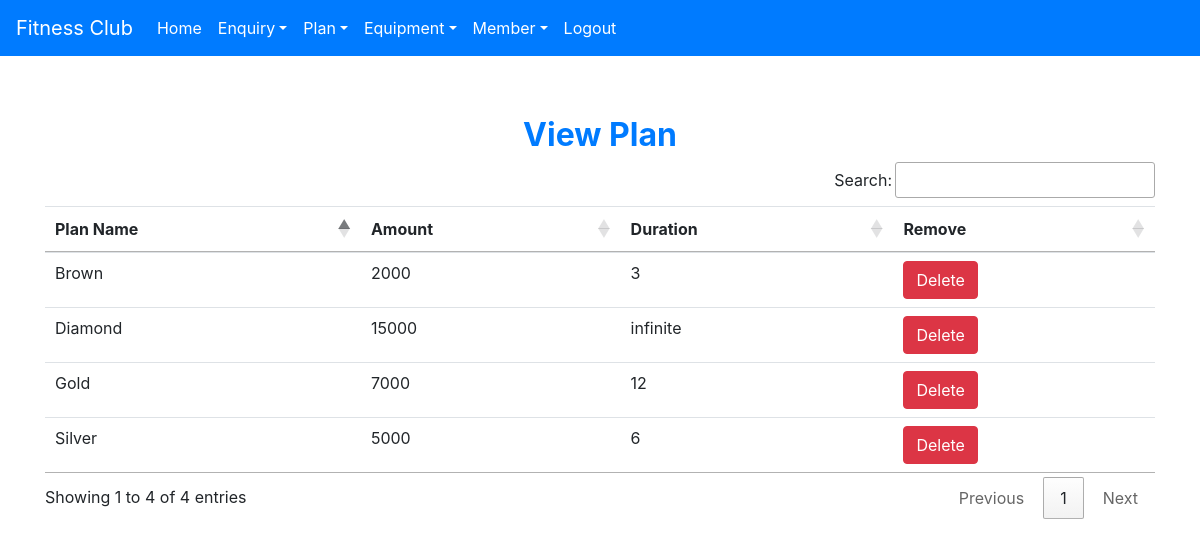
The app's page /view_plan (signed in) with its own data.
### gym/models.py (models this page shows, shortened)
class Plan(models.Model):
    name = models.CharField(max_length=50)
    amount = models.CharField(max_length=10)
    duration = models.CharField(max_length=10)

### gym/views.py (the view)
# urls.py: path('view_plan', View_Plan, name='view_plan'),
def View_Plan(request):
    if not request.user.is_staff:
        return redirect('login')
    plan = Plan.objects.all()
    d = {'plan': plan}
    return render(request, 'view_plan.html', d)

### gym/templates/view_plan.html
{% extends 'navigationbar.html' %}
{% block body %}
<div class="container" style="margin-top:60px">
    <h2 class="text-center text-primary font-weight-bold">View Plan</h2>
    <table id="example" class="table table-hover">
        <thead>
        <tr>
            <th>Plan Name</th>
            <th>Amount</th>
            <th>Duration</th>
            <th>Remove</th>
        </tr>
        </thead>
        <tbody>
        {% for i in plan %}
        <tr>
            <td>{{i.name}}</td>
            <td>{{i.amount}}</td>
            <td>{{i.duration}}</td>
            <td><a class="btn btn-danger" href="{% url 'delete_plan' i.id %}" onclick="return confirm('Are you sure')">Delete</a></td>
        </tr>
        {% endfor %}
        </tbody>
    </table>
</div>
{% endblock %}

### records on screen
Plan: name "Brown", amount "2000", duration "3"
Plan: name "Gold", amount "7000", duration "12"
Plan: name "Silver", amount "5000", duration "6"
Plan: name "Diamond", amount "15000", duration "infinite"
